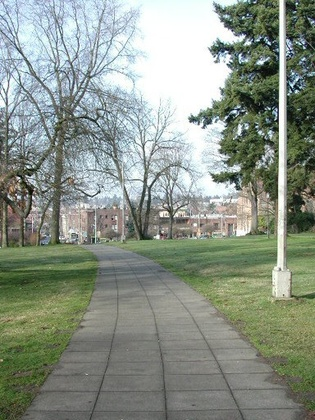
%> input picture Plotsift/prtn13.jpg, 315 x 420 px, shrunk from 384 x 512 before the run
$ octave lab09mm.m   (GNU Octave 9; MATLAB toolbox functions it lacks are replaced by stand-ins)
%> lines starting %> are read from the running program, lines starting %| are printed output that depends on the picture

run('vlfeat-0.9.21/toolbox/vl_setup');
%> (this line was passed over: vl_setup is not available in this run)

img1 = im2single(imread('prtn13.jpg'));
img2 = im2single(imread('prtn12.jpg'));
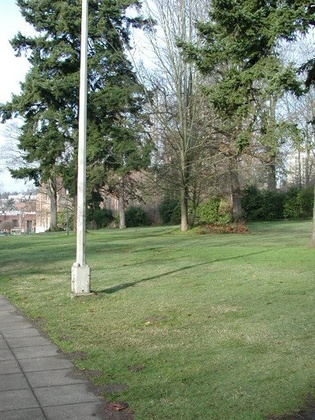
%> input picture Plotsift/prtn12.jpg, 315 x 420 px, shrunk from 384 x 512 before the run

%% SIFT feature extraction
I1 = rgb2gray(img1);
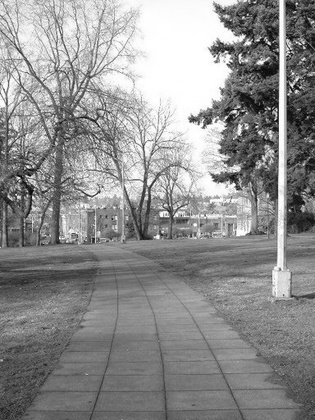
%> I1: size 420x315 single; min 0.00921, max 1, mean 0.563
I2 = rgb2gray(img2);
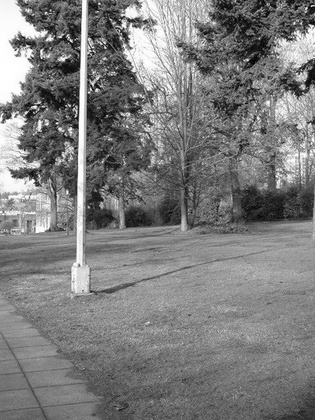
%> I2: size 420x315 single; min 0.00117, max 1, mean 0.491

%> (the run ends here)
